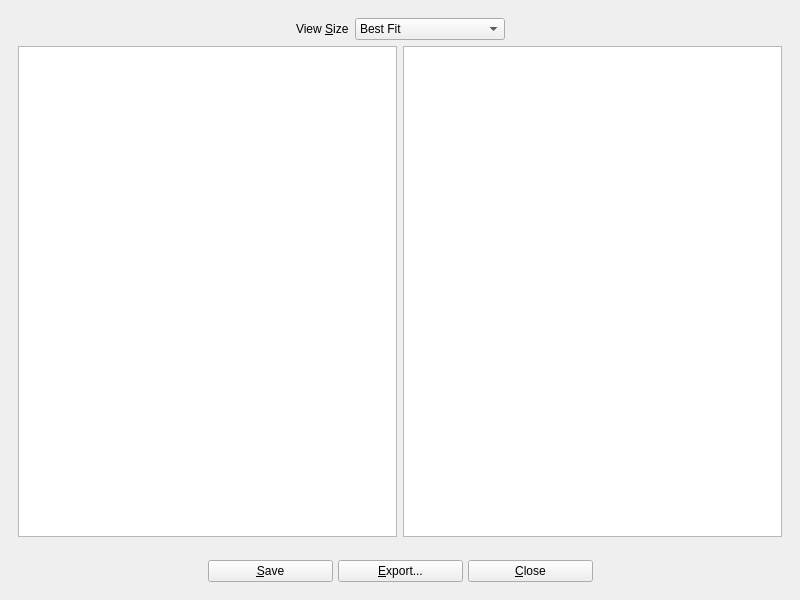
<?xml version="1.0" encoding="UTF-8"?>
<ui version="4.0">
 <class>photographView</class>
 <widget class="QMainWindow" name="photographView">
  <property name="geometry">
   <rect>
    <x>0</x>
    <y>0</y>
    <width>800</width>
    <height>600</height>
   </rect>
  </property>
  <property name="windowTitle">
   <string>BiblioteQ: Photograph View</string>
  </property>
  <property name="windowIcon">
   <iconset resource="../Icons/icons.qrc">
    <normaloff>:/book.png</normaloff>:/book.png</iconset>
  </property>
  <widget class="QWidget" name="centralwidget">
   <layout class="QVBoxLayout" name="verticalLayout">
    <item>
     <widget class="QFrame" name="frame">
      <layout class="QVBoxLayout" name="verticalLayout_2">
       <item>
        <layout class="QHBoxLayout" name="horizontalLayout">
         <item>
          <spacer name="horizontalSpacer_2">
           <property name="orientation">
            <enum>Qt::Horizontal</enum>
           </property>
           <property name="sizeHint" stdset="0">
            <size>
             <width>40</width>
             <height>20</height>
            </size>
           </property>
          </spacer>
         </item>
         <item>
          <widget class="QLabel" name="label">
           <property name="text">
            <string>View &amp;Size</string>
           </property>
           <property name="buddy">
            <cstring>view_size</cstring>
           </property>
          </widget>
         </item>
         <item>
          <widget class="QComboBox" name="view_size">
           <property name="sizeAdjustPolicy">
            <enum>QComboBox::AdjustToContents</enum>
           </property>
           <property name="minimumContentsLength">
            <number>15</number>
           </property>
           <item>
            <property name="text">
             <string>Best Fit</string>
            </property>
           </item>
           <item>
            <property name="text">
             <string>100%</string>
            </property>
           </item>
           <item>
            <property name="text">
             <string>80%</string>
            </property>
           </item>
           <item>
            <property name="text">
             <string>50%</string>
            </property>
           </item>
           <item>
            <property name="text">
             <string>25%</string>
            </property>
           </item>
          </widget>
         </item>
         <item>
          <spacer name="horizontalSpacer">
           <property name="orientation">
            <enum>Qt::Horizontal</enum>
           </property>
           <property name="sizeHint" stdset="0">
            <size>
             <width>40</width>
             <height>20</height>
            </size>
           </property>
          </spacer>
         </item>
        </layout>
       </item>
       <item>
        <layout class="QHBoxLayout" name="horizontalLayout_3">
         <item>
          <widget class="biblioteq_photograph_view" name="view">
           <property name="renderHints">
            <set>QPainter::Antialiasing|QPainter::SmoothPixmapTransform|QPainter::TextAntialiasing</set>
           </property>
          </widget>
         </item>
         <item>
          <widget class="biblioteq_photograph_view" name="view_2">
           <property name="renderHints">
            <set>QPainter::Antialiasing|QPainter::SmoothPixmapTransform|QPainter::TextAntialiasing</set>
           </property>
          </widget>
         </item>
        </layout>
       </item>
      </layout>
     </widget>
    </item>
    <item>
     <layout class="QHBoxLayout" name="_2">
      <property name="spacing">
       <number>5</number>
      </property>
      <item>
       <spacer>
        <property name="orientation">
         <enum>Qt::Horizontal</enum>
        </property>
        <property name="sizeHint" stdset="0">
         <size>
          <width>39</width>
          <height>20</height>
         </size>
        </property>
       </spacer>
      </item>
      <item>
       <widget class="QToolButton" name="previous">
        <property name="toolTip">
         <string>Previous Photograph</string>
        </property>
        <property name="text">
         <string/>
        </property>
        <property name="icon">
         <iconset resource="../Icons/icons.qrc">
          <normaloff>:/32x32/previous.png</normaloff>:/32x32/previous.png</iconset>
        </property>
        <property name="iconSize">
         <size>
          <width>32</width>
          <height>32</height>
         </size>
        </property>
        <property name="autoRaise">
         <bool>true</bool>
        </property>
       </widget>
      </item>
      <item>
       <widget class="QPushButton" name="save">
        <property name="minimumSize">
         <size>
          <width>125</width>
          <height>0</height>
         </size>
        </property>
        <property name="text">
         <string>&amp;Save</string>
        </property>
        <property name="icon">
         <iconset resource="../Icons/icons.qrc">
          <normaloff>:/16x16/ok.png</normaloff>:/16x16/ok.png</iconset>
        </property>
       </widget>
      </item>
      <item>
       <widget class="QPushButton" name="exportItem">
        <property name="minimumSize">
         <size>
          <width>125</width>
          <height>0</height>
         </size>
        </property>
        <property name="text">
         <string>&amp;Export...</string>
        </property>
        <property name="icon">
         <iconset resource="../Icons/icons.qrc">
          <normaloff>:/16x16/fileexport.png</normaloff>:/16x16/fileexport.png</iconset>
        </property>
       </widget>
      </item>
      <item>
       <widget class="QPushButton" name="closeButton">
        <property name="minimumSize">
         <size>
          <width>125</width>
          <height>0</height>
         </size>
        </property>
        <property name="text">
         <string>&amp;Close</string>
        </property>
        <property name="icon">
         <iconset resource="../Icons/icons.qrc">
          <normaloff>:/16x16/cancel.png</normaloff>:/16x16/cancel.png</iconset>
        </property>
        <property name="shortcut">
         <string>Ctrl+W</string>
        </property>
       </widget>
      </item>
      <item>
       <widget class="QToolButton" name="next">
        <property name="toolTip">
         <string>Next Photograph</string>
        </property>
        <property name="text">
         <string/>
        </property>
        <property name="icon">
         <iconset resource="../Icons/icons.qrc">
          <normaloff>:/32x32/next.png</normaloff>:/32x32/next.png</iconset>
        </property>
        <property name="iconSize">
         <size>
          <width>32</width>
          <height>32</height>
         </size>
        </property>
        <property name="autoRaise">
         <bool>true</bool>
        </property>
       </widget>
      </item>
      <item>
       <spacer>
        <property name="orientation">
         <enum>Qt::Horizontal</enum>
        </property>
        <property name="sizeHint" stdset="0">
         <size>
          <width>40</width>
          <height>20</height>
         </size>
        </property>
       </spacer>
      </item>
     </layout>
    </item>
   </layout>
  </widget>
 </widget>
 <customwidgets>
  <customwidget>
   <class>biblioteq_photograph_view</class>
   <extends>QGraphicsView</extends>
   <header>biblioteq_photograph_view.h</header>
  </customwidget>
 </customwidgets>
 <tabstops>
  <tabstop>view_size</tabstop>
  <tabstop>previous</tabstop>
  <tabstop>save</tabstop>
  <tabstop>exportItem</tabstop>
  <tabstop>closeButton</tabstop>
  <tabstop>next</tabstop>
 </tabstops>
 <resources>
  <include location="../Icons/icons.qrc"/>
 </resources>
 <connections/>
</ui>
